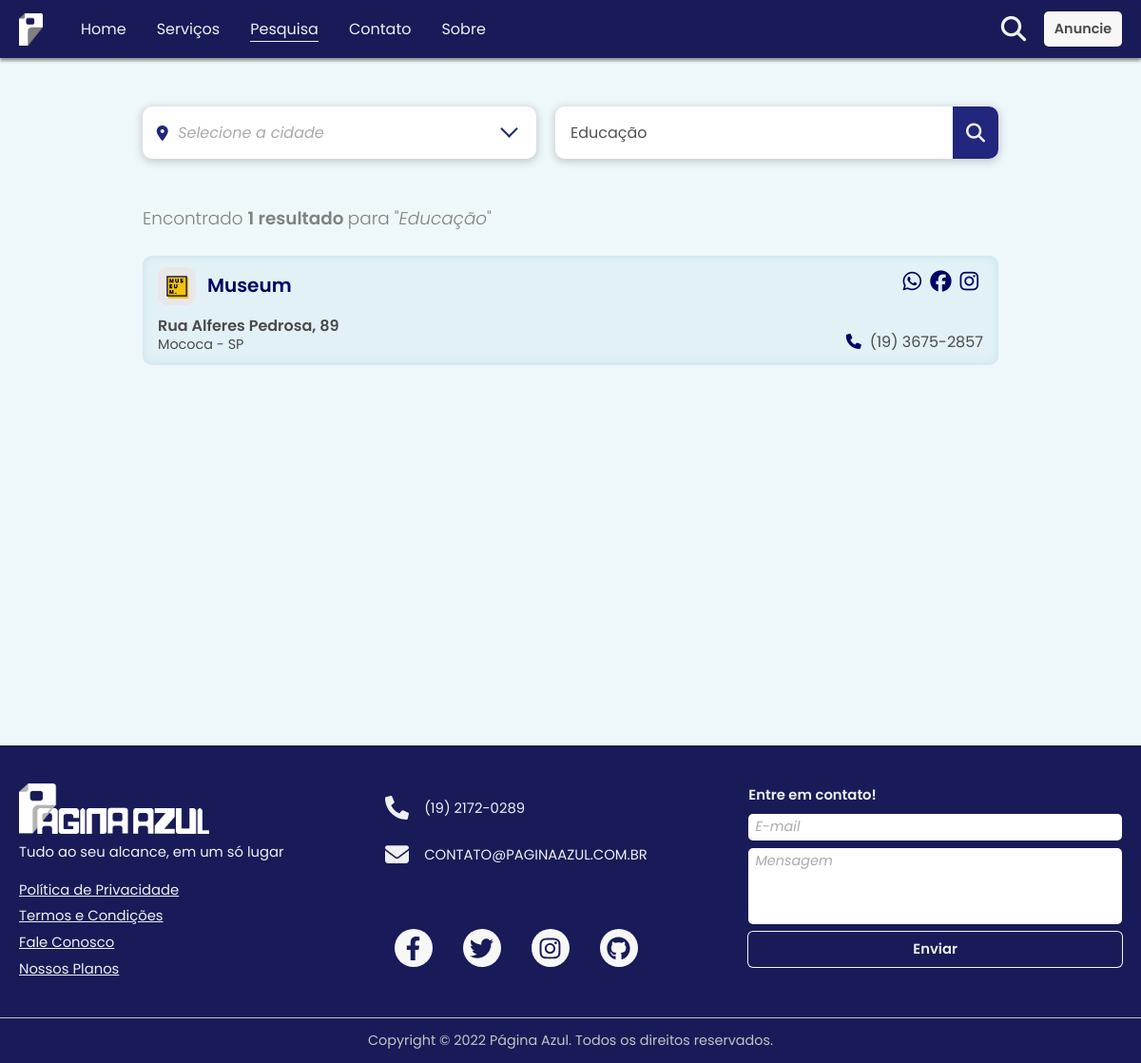
Screenshot of /busca?q=Educação with the database file from the repository.
### tables this page shows
CREATE TABLE `anunciante` (
  `idAnunciante` int(11) NOT NULL,
  `nome` varchar(30) NOT NULL,
  `CNPJ` char(18) DEFAULT NULL,
  `email` varchar(30) NOT NULL,
  `website` varchar(1000) DEFAULT NULL,
  `descricao` varchar(1000) DEFAULT NULL,
  `idPlano` int(11) NOT NULL,
  `idCategoria` int(11) NOT NULL,
  `facebook` varchar(60) DEFAULT NULL,
  `instagram` varchar(60) DEFAULT NULL,
  `telefone` varchar(15) DEFAULT NULL,
  `celular` varchar(15) NOT NULL,
  `whatsapp` varchar(15) DEFAULT NULL,
  `idCidade` int(11) DEFAULT NULL,
  `CEP` char(9) DEFAULT NULL,
  `bairro` varchar(1000) DEFAULT NULL,
  `rua` varchar(1000) DEFAULT NULL,
  `numero` varchar(3) DEFAULT NULL,
  `imgAnuncioP` varchar(50) NOT NULL,
  `imgAnuncioG` varchar(50) NOT NULL
);

CREATE TABLE `cidades` (
  `idCidade` int(11) NOT NULL,
  `nome` varchar(60) NOT NULL,
  `estado` char(2) NOT NULL
);

### pages/busca.php (the view, shortened to what this page needs)
<?php
  require_once $_SERVER['DOCUMENT_ROOT'] . "/assets/php/conexao.php";
  if (isset($_GET['q']) && str_replace(" ", "", $_GET["q"]) != '') {
    $searchConditions = TRUE;
  } else {
    $searchConditions = FALSE;
  }
?>
<!DOCTYPE html>
<html lang="pt-br">
<head>
  <link rel="stylesheet" href="/assets/css/main.css">
</head>
<body id="pesquisa">
  <main>
    <section class="full-size">
      <div class="container--sm">
        <div class="search mb-7">
          <div class="search__wrapper">
            <form action="/busca" method="get" class="search__form" id="search-form">
              <?php
                include_once $_SERVER['DOCUMENT_ROOT'] . "/assets/include/select.php";
              ?>
              <div class="search__bar-wrapper">
                <input class="search__bar" type="search" name="q" id="pesquisa" placeholder="Digite o que precisa" value="<?php if (isset($_GET["q"])) { echo $_GET["q"]; } ?>">
                <button class="search__btn btn--dark" type="submit"><i class="fa-solid fa-magnifying-glass"></i></button>
              </div>
            </form>
          </div>
        </div>
        <?php
        if ($searchConditions) {
          $search = $_GET['q'];
          $resultArray = FALSE;
          $categoriaQuery = $conexao->prepare("SELECT idCategoria, nome FROM categorias");
          $categoriaQuery->execute();
          $categoriaArray = $categoriaQuery->fetchAll(PDO::FETCH_ASSOC);
          foreach ($categoriaArray as $x) {
            if (strtolower(unaccent($x['nome'])) == strtolower(unaccent($search))) {
              if (isset($_GET["cidade"]) && $_GET["cidade"] != '') {
                $resultQuery = $conexao->prepare("SELECT * FROM anunciante WHERE idCategoria = " . $x['idCategoria'] . " AND idCidade = " . $cidadeArray['idCidade'] . " ORDER BY idPlano DESC");
              } else {
                $resultQuery = $conexao->prepare("SELECT * FROM anunciante WHERE idCategoria = " . $x['idCategoria'] . " ORDER BY idPlano DESC");
              }
              $resultQuery->execute();
              $resultArray = $resultQuery->fetchAll(PDO::FETCH_ASSOC);
            }
          }
          $numResultados = count($resultArray);
        ?>
          <?php
            if ($resultArray) {
          ?>
            <div class="resultados" id="resultados">
                <p class="subtitle mb-4">
                  <?= ($numResultados > 1) ? "Encontrados" : "Encontrado" ?>
                  <span class="text-bold">
                    <?= $numResultados ?>
                    <?= ($numResultados > 1) ? "resultados" : "resultado" ?>
                  </span>
                  para "<em><?= $search ?></em>"
                </p>
              <div class="resultados-wrapper">
                <?php foreach ($resultArray as $x) {
                  $cidadeAnuncianteQuery = $conexao->prepare("SELECT nome, estado FROM cidades WHERE idCidade = '" . $x['idCidade'] . "'");
                  $cidadeAnuncianteQuery->execute();
                  $cidadeAnuncianteArray = $cidadeAnuncianteQuery->fetch(PDO::FETCH_ASSOC); ?>
                  <div class="resultado">
                    <a href='/a/<?= $x['nome'] ?>'>
                      <div class="resultado__header">
                        <img class="resultado__img" src="/assets/img/img-anunciante/<?= $x['imgAnuncioP'] ?>">
                        <p class="resultado__title"><?= $x['nome'] ?></p>
                      </div>
                    </a>
                    <div class="resultado__social">
                      <span class="info">
                        <?php
                          if ($x['whatsapp']) {
                        ?>
                          <a href="https://api.whatsapp.com/send?phone=55<?= $x['whatsapp'] ?>&text=Olá!%20Tenho%20interesse%20em%20seus%20serviços" target="_blank" title="Chamar no WhatsApp"><i class="info__icon fa-brands fa-whatsapp"></i></a>
                        <?php
                          }
                        ?>
                        <?php
                          if ($x['facebook']) {
                        ?>
                          <a href="https://<?= $x['facebook'] ?>" target="_blank" title="Facebook"><i class="info__icon fa-brands fa-facebook"></i></a>
                        <?php
                          }
                        ?>
                        <?php
                          if ($x['instagram']) {
                        ?>
                          <a href="https://<?= $x['instagram'] ?>" target="_blank" title="Instagram"><i class="info__icon fa-brands fa-instagram"></i></a>
                        <?php
                          }
                        ?>
                      </span>
                    </div>
                    <?php
                      $numero = (isset($x['telefone'])) ? $x['telefone'] : $x['celular'];
                      $formato = (isset($x['telefone'])) ? "landline" : "mobile-phone";
                    ?>
                    <div class="resultado__phone">
                      <span class="info">
                        <i class="info__icon fa-solid fa-phone"></i>
                        <a class="info__content" href="tel: +55<?= $numero ?>" title="Ligar" data-format="<?= $formato ?>"><?= $numero ?></a>
                      </span>
                    </div>
                    <div class="resultado__address">
                      <?php
                        if ($x['idCidade']) {
                      ?>
                        <p class="text-bold"><?= $x['rua'] ?>, <?= $x['numero'] ?></p>
                        <p class="text-sm"><?= $cidadeAnuncianteArray['nome'] ?> - <?= $cidadeAnuncianteArray['estado'] ?></p>
                      <?php
                      }
                      ?>
                    </div>
                  </div>
                <?php
                }
              } else {
                ?>
                <h1 class="section-title text-center">Nenhum resultado encontrado</h1>
				        <p class="subtitle text-center">Verifique se foi digitado corretamente ou tente novamente</p>
              <?php
                }
              ?>
              </div>
            </div>
          <?php } ?>
    </section>
  </main>
</body>
</html>

### assets/include/select.php (shortened to what this page needs)
<div class="select" data-select>
  <div class="select__display">
    <i class="mr-1 fa-solid fa-location-dot"></i>
    <div class="select__text" data-select-text>
      <?php
       if (isset($_GET["cidade"]) && $_GET["cidade"] != '') {
         $cidadeSelectedQuery = $conexao->prepare('SELECT nome, estado FROM cidades WHERE nome = "' . $_GET['cidade'] . '"');
         $cidadeSelectedQuery->execute();
         $cidadeArray = $cidadeSelectedQuery->fetch(PDO::FETCH_ASSOC);
         echo $cidadeArray['nome'] . ' - ' . $cidadeArray['estado'];
       } else {
         echo "Selecione a cidade";
       }
       ?>
    </div>
  </div>
</div>

### rows the page displays
anunciante: imgAnuncioP (picture), nome "Museum", rua "Rua Alferes Pedrosa", numero "89", idCidade.nome "Mococa", idCidade.estado "SP"

### other values shown
$numResultados "1"
$search "Educação"
